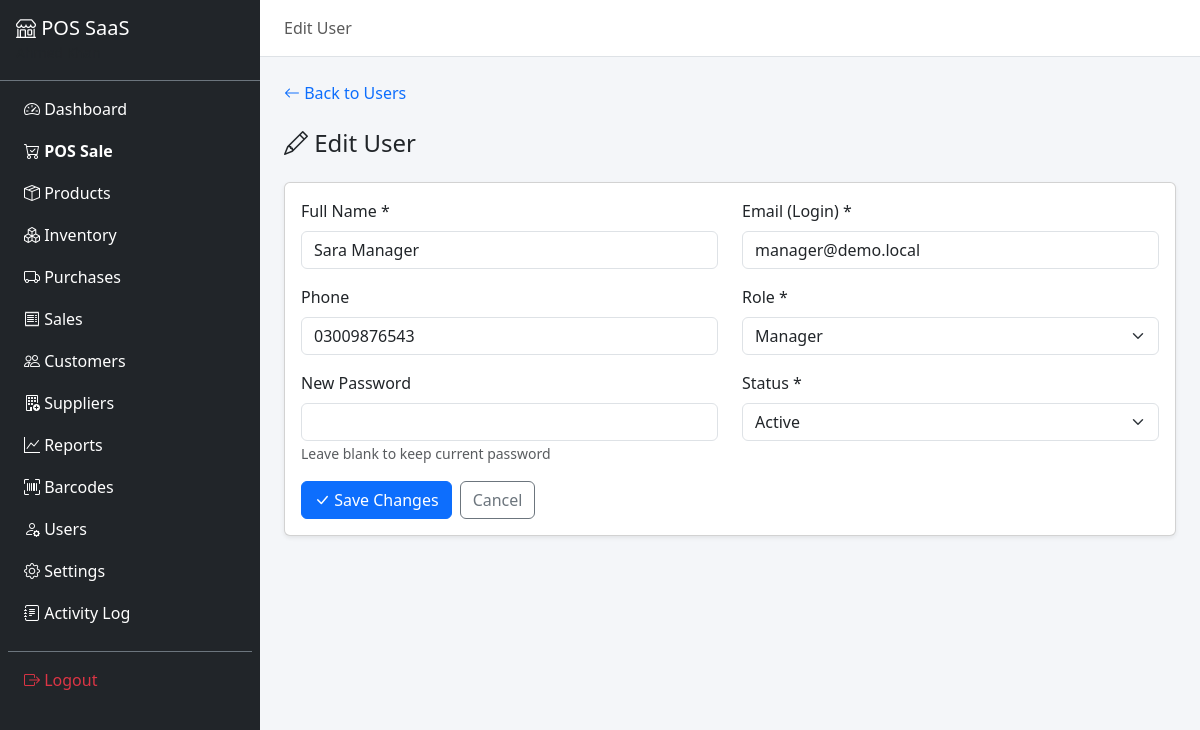
Page /users/edit?id=2 (signed in) on the committed database.
### tables this page shows
CREATE TABLE users (
    id INT AUTO_INCREMENT PRIMARY KEY,
    tenant_id INT NOT NULL,
    name VARCHAR(255) NOT NULL,
    email VARCHAR(255) NOT NULL,
    phone VARCHAR(20) DEFAULT NULL,
    password VARCHAR(255) NOT NULL,
    role ENUM('owner','manager','salesman') NOT NULL,
    status ENUM('active','inactive') DEFAULT 'active',
    last_login DATETIME DEFAULT NULL,
    created_at DATETIME DEFAULT CURRENT_TIMESTAMP,
    updated_at DATETIME DEFAULT CURRENT_TIMESTAMP ON UPDATE CURRENT_TIMESTAMP,
    is_deleted TINYINT(1) DEFAULT 0,
    UNIQUE KEY uk_users_tenant_email (tenant_id, email),
    INDEX idx_users_tenant (tenant_id),
    INDEX idx_users_role (role),
    CONSTRAINT fk_users_tenant FOREIGN KEY (tenant_id) REFERENCES shops(id)
);

### modules/users/UsersController.php (called while the page is built, shortened)
<?php
class UsersController extends Controller
{
    private UsersModel $model;
    public function __construct()
    {
        $this->model = new UsersModel();
    }
    public function edit(): void
    {
        $id = (int) $this->input('id', 0);
        $user = $this->model->findById($id);
        $this->view('users/edit', [
            'pageTitle' => 'Edit User',
            'user'      => $user,
            'errors'    => [],
        ]);
    }
}

### index.php (called while the page is built, shortened)
<?php
spl_autoload_register(function (string $class): void {
    if (!str_starts_with($class, 'Modules\\')) {
        return;
    }
    $parts = explode('\\', $class);
    $ns = $parts[1];
    $className = $parts[2];
    $folderMap = [
        'Auth' => 'auth', 'Dashboard' => 'dashboard', 'Shops' => 'shops',
        'Users' => 'users', 'Settings' => 'settings', 'Products' => 'products',
        'Suppliers' => 'suppliers', 'Purchases' => 'purchases', 'Inventory' => 'inventory',
        'Customers' => 'customers', 'Sales' => 'sales', 'Invoices' => 'invoices',
        'Barcodes' => 'barcodes', 'Reports' => 'reports',
    ];
    $folder = $folderMap[$ns] ?? strtolower($ns);
    $file = __DIR__ . "/modules/{$folder}/{$className}.php";
});
$appConfig = require __DIR__ . '/config/app.php';
$app = new \Core\App();
$app->run();

### config/app.php (called while the page is built)
<?php
$protocol = (!empty($_SERVER['HTTPS']) && $_SERVER['HTTPS'] !== 'off') ? 'https' : 'http';
$host = $_SERVER['HTTP_HOST'] ?? 'localhost';
$scriptDir = str_replace('\\', '/', dirname($_SERVER['SCRIPT_NAME'] ?? ''));
$basePath = rtrim($scriptDir, '/');
return [
    'base_url'    => $protocol . '://' . $host . $basePath,
    'base_path'   => $basePath,
    'timezone'    => 'Asia/Karachi',
    'debug'       => (getenv('APP_ENV') ?: 'local') !== 'production',
    'session_name'=> 'pos_saas_session',
];

### core/Auth.php (called while the page is built, shortened)
<?php
class Auth
{
    public static function init(): void
    {
        $appConfig = require dirname(__DIR__) . '/config/app.php';
    }
    public static function user(): ?array
    {
        return $_SESSION['user'] ?? null;
    }
    public static function userType(): ?string
    {
        return $_SESSION['user_type'] ?? null;
    }
    public static function isSuperAdmin(): bool
    {
        return self::userType() === 'super_admin';
    }
    public static function tenantId(): ?int
    {
        return isset(self::user()['tenant_id']) ? (int) self::user()['tenant_id'] : null;
    }
    public static function baseUrl(string $path = ''): string
    {
        $appConfig = require dirname(__DIR__) . '/config/app.php';
        $base = rtrim($appConfig['base_url'], '/');
        return $path ? $base . '/' . ltrim($path, '/') : $base;
    }
}

### core/Database.php (called while the page is built, shortened)
<?php
class Database
{
    private static ?PDO $instance = null;
    public static function getInstance(): PDO
    {
        if (self::$instance === null) {
            $configFile = dirname(__DIR__) . '/config/database.php';
            $localFile = dirname(__DIR__) . '/config/database.local.php';
            $config = require $configFile;
            $dsn = sprintf(
                'mysql:host=%s;dbname=%s;charset=%s',
                $config['host'],
                $config['dbname'],
                $config['charset']
            );
            try {
                self::$instance = new PDO($dsn, $config['username'], $config['password'], $config['options']);
            } catch (PDOException $e) {
                $appConfig = require dirname(__DIR__) . '/config/app.php';
                if ($appConfig['debug'] ?? false) {
                    die('Database connection failed: ' . htmlspecialchars($e->getMessage()));
                }
                die('Database connection failed. Please contact support.');
            }
        }
        return self::$instance;
    }
}

### config/database.php (called while the page is built)
<?php
return [
    'host'     => 'localhost',
    'dbname'   => 'pos_saas',
    'username' => 'root',
    'password' => '',
    'charset'  => 'utf8mb4',
    'options'  => [
        PDO::ATTR_ERRMODE            => PDO::ERRMODE_EXCEPTION,
        PDO::ATTR_DEFAULT_FETCH_MODE => PDO::FETCH_ASSOC,
        PDO::ATTR_EMULATE_PREPARES   => false,
    ],
];

### core/Model.php (called while the page is built, shortened)
<?php
abstract class Model
{
    public function __construct()
    {
        $this->db = Database::getInstance();
        $this->tenantId = Auth::tenantId();
    }
}

### modules/users/UsersModel.php (called while the page is built, shortened)
<?php
class UsersModel extends Model
{
    public function findById(int $id): ?array
    {
        $stmt = $this->db->prepare(
            "SELECT id, tenant_id, name, email, phone, role, status, last_login, created_at, updated_at
             FROM users
             WHERE id = :id AND tenant_id = :tenant_id AND is_deleted = 0"
        );
        $stmt->execute(['id' => $id, 'tenant_id' => $this->tenantId]);
        $row = $stmt->fetch();
        return $row ?: null;
    }
}

### views/users/edit.php (the view, shortened to what this page needs)
<div class="mb-4">
    <a href="<?= Auth::baseUrl('users') ?>" class="text-decoration-none"><i class="bi bi-arrow-left"></i> Back to Users</a>
</div>
<h4 class="mb-4"><i class="bi bi-pencil"></i> Edit User</h4>
<div class="card shadow-sm">
    <div class="card-body">
        <form method="POST" action="<?= Auth::baseUrl('users/update') ?>">
            <div class="row">
                <div class="col-md-6 mb-3">
                    <label class="form-label">Full Name *</label>
                    <input type="text" name="name" class="form-control" required
                           value="<?= htmlspecialchars($user['name'] ?? '') ?>">
                </div>
                <div class="col-md-6 mb-3">
                    <label class="form-label">Email (Login) *</label>
                    <input type="email" name="email" class="form-control" required
                           value="<?= htmlspecialchars($user['email'] ?? '') ?>">
                </div>
            </div>
            <div class="row">
                <div class="col-md-6 mb-3">
                    <label class="form-label">Phone</label>
                    <input type="text" name="phone" class="form-control"
                           value="<?= htmlspecialchars($user['phone'] ?? '') ?>">
                </div>
                <div class="col-md-6 mb-3">
                    <label class="form-label">Role *</label>
                    <select name="role" class="form-select" required>
                        <option value="manager" <?= ($user['role'] ?? '') === 'manager' ? 'selected' : '' ?>>Manager</option>
                    </select>
                </div>
            </div>
            <div class="row">
                <div class="col-md-6 mb-3">
                    <label class="form-label">New Password</label>
                    <input type="password" name="password" class="form-control" minlength="8">
                    <small class="text-muted">Leave blank to keep current password</small>
                </div>
                <div class="col-md-6 mb-3">
                    <label class="form-label">Status *</label>
                    <select name="status" class="form-select" required>
                        <option value="active" <?= ($user['status'] ?? 'active') === 'active' ? 'selected' : '' ?>>Active</option>
                    </select>
                </div>
            </div>
            <div class="d-flex gap-2">
                <button type="submit" class="btn btn-primary"><i class="bi bi-check-lg"></i> Save Changes</button>
                <a href="<?= Auth::baseUrl('users') ?>" class="btn btn-outline-secondary">Cancel</a>
            </div>
        </form>
    </div>
</div>

### assets/css/app.css (style rules this page uses)
:root { --sidebar-width: 260px; }
body { background: #f4f6f9; }

### rows in the picture
users: name "Sara Manager", email "manager@demo.local", phone "03009876543", role "Manager", status "Active"

### other values in the picture
APP_NAME "POS SaaS"
$pageTitle "Edit User"
